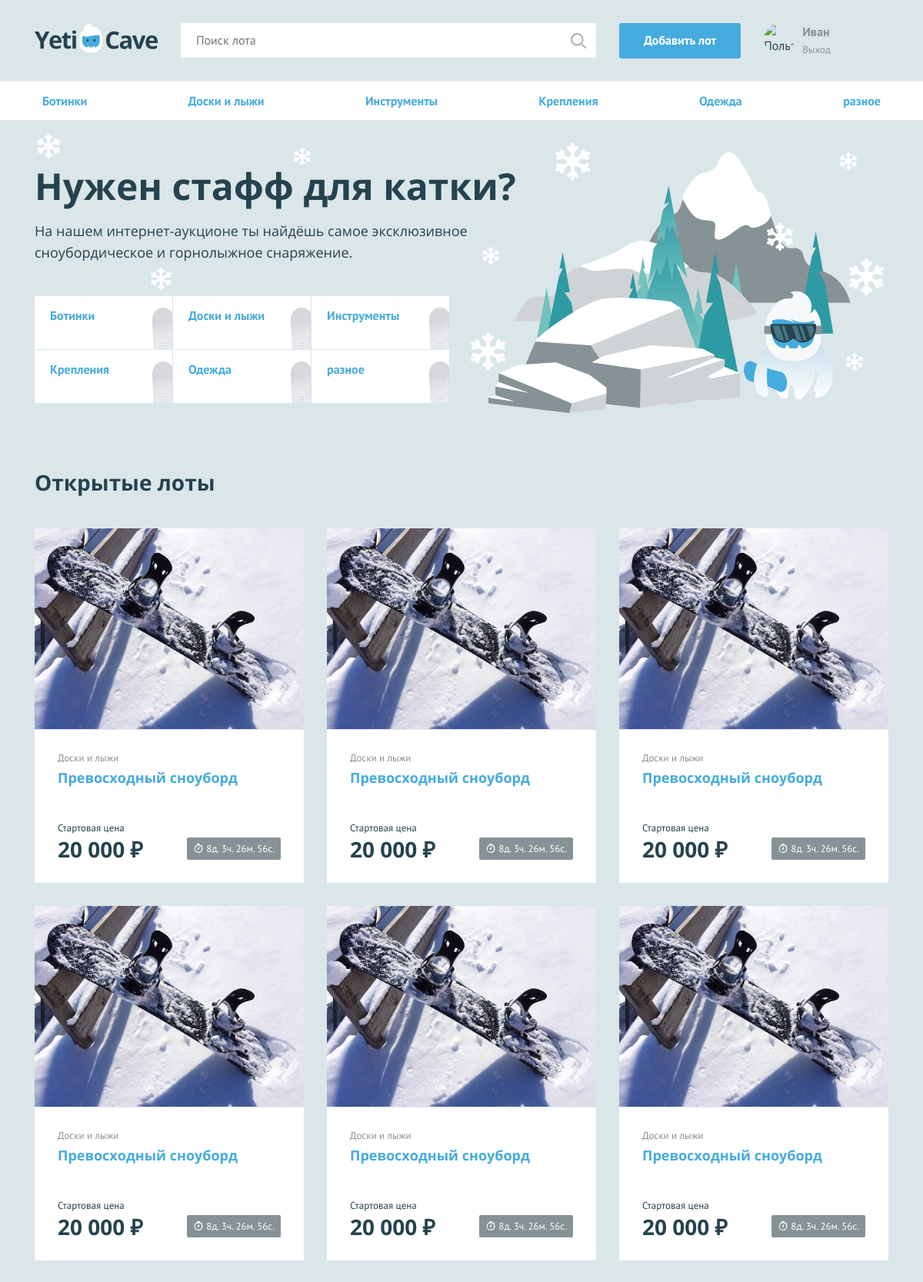
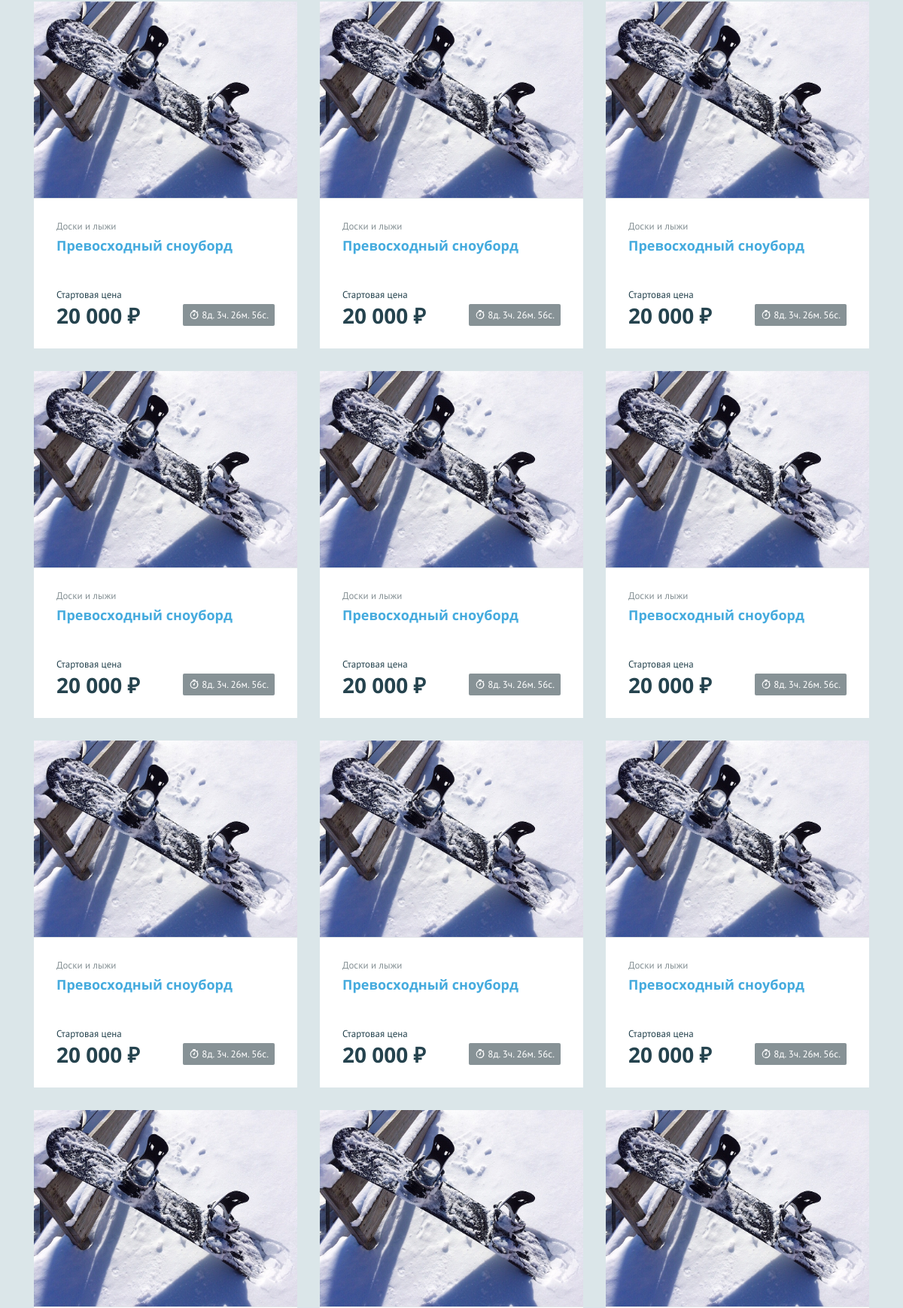
The page / (signed in, upper part) on the database its author committed (2 pictures, top to bottom).
### tables this page shows
CREATE TABLE categories (
  id   INT AUTO_INCREMENT PRIMARY KEY,
  name CHAR(64)
);

CREATE TABLE lots (
  id                 INT AUTO_INCREMENT PRIMARY KEY,
  creation_date_time DATETIME,
  name               CHAR(128),
  description        TEXT,
  image              CHAR(128),
  start_price        INT,
  end_date_time      DATETIME,
  bet_step           SMALLINT,
  category_id        INT,
  user_id            INT,
  winner_id          INT,
  price              INT,
  FOREIGN KEY (category_id) REFERENCES categories (id),
  FOREIGN KEY (user_id) REFERENCES users (id),
  FOREIGN KEY (winner_id) REFERENCES users (id)
);

### functions.php (called while the page is built, shortened)
<?php
function include_template($name, $data)
{
    $name = 'templates/' . $name;
    extract($data);
    require_once $name;
    $result = ob_get_clean();
    return $result;
}
function ruble_display($number)
{
    return number_format(ceil($number), 0, ".", " ") . ' ₽';
}
function timestamp_format($timestamp)
{
    $days = floor($timestamp / 86400);
    $remain_time = $timestamp - $days * 86400;
    $hours = floor($remain_time / 3600);
    $remain_time = $remain_time - $hours * 3600;
    $minutes = floor($remain_time / 60);
    $remain_time = $remain_time - $minutes * 60;
    $seconds = $remain_time;
    return $days . 'д. ' . $hours . 'ч. ' . $minutes . 'м. ' . $seconds . 'с.';
}

### data.php (called while the page is built, shortened)
<?php
$categories = [
    "Доски и лыжи", "Крепления", "Ботинки",
    "Одежда", "Инструменты", "Разное"];
$con = mysqli_connect("localhost", "root", "PasswordforMySQL", "Yeticave");
mysqli_set_charset($con, "utf8");
$categories_query = "SELECT id, name FROM categories GROUP BY name;";
$categories_result = mysqli_query($con, $categories_query);
$categories_query_array = mysqli_fetch_all($categories_result, MYSQLI_ASSOC);
$newlots_query = "SELECT lots.id AS lot_id, lots.name, lots.start_price, lots.image AS url, MAX(bets.price) AS price,
COUNT(bets.price) AS bets_num, creation_date_time, categories.name AS category, end_date_time, bets.id AS bet_id, lots.user_id
FROM lots
LEFT OUTER JOIN bets ON lots.id=bets.lot_id
JOIN categories ON lots.category_id=categories.id WHERE end_date_time>CURRENT_DATE GROUP BY lots.id
ORDER BY creation_date_time DESC;";
$newlots_result = mysqli_query($con, $newlots_query);
$newlots_query_array = mysqli_fetch_all($newlots_result, MYSQLI_ASSOC);

### templates/index.php (the view)
<main class="container">
    <section class="promo">
        <h2 class="promo__title">Нужен стафф для катки?</h2>
        <p class="promo__text">На нашем интернет-аукционе ты найдёшь самое эксклюзивное сноубордическое и горнолыжное
            снаряжение.</p>
        <ul class="promo__list">
            <?php foreach ($categories as $key => $val): ?>
                <li class="promo__item promo__item--boards">
                    <a class="promo__link" href="pages/all-lots.html"><?= $val['name']; ?></a>
                </li>
            <?php endforeach; ?>
        </ul>
    </section>
    <section class="lots">
        <div class="lots__header">
            <h2>Открытые лоты</h2>
        </div>
        <ul class="lots__list">
            <?php foreach ($adverts as $key => $val): ?>
                <li class="lots__item lot">
                    <div class="lot__image">
                        <img src="<?= htmlspecialchars($val['url']) ?>" width="350" height="260" alt="">
                    </div>
                    <div class="lot__info">
                        <span class="lot__category"><?= htmlspecialchars($val['category']) ?></span>
                        <h3 class="lot__title"><a class="text-link"
                                                  href="lot.php?lot_id=<?= $val['lot_id'] ?>"><?= htmlspecialchars($val['name']) ?></a>
                        </h3>
                        <div class="lot__state">
                            <div class="lot__rate">
                                <?php if (isset ($val['bet_id'])): ?>
                                    <span class="lot__amount"><?= $val['bets_num'] ?> ставок</span>
                                    <span class="lot__cost"><?= ruble_display(htmlspecialchars($val['price'])) ?> </span>
                                <?php else: ?>
                                    <span class="lot__amount">Стартовая цена</span>
                                    <span class="lot__cost"><?= ruble_display(htmlspecialchars($val['start_price'])) ?> </span>
                                <?php endif; ?>
                            </div>
                            <div class="lot__timer timer">
                                <?= timestamp_format(strtotime($val['end_date_time']) - time()) ?>
                            </div>
                        </div>
                    </div>
                </li>
            <?php endforeach; ?>
        </ul>
    </section>
</main>

### templates/layout.php (shortened to what this page needs)
<!DOCTYPE html>
<html lang="ru">
<head>
    <link href="css/normalize.min.css" rel="stylesheet">
    <link href="css/style.css" rel="stylesheet">
</head>
<body>
<div class="page-wrapper">
    <header class="main-header">
        <div class="main-header__container container">
            <a class="main-header__logo" href="index.php">
                <img src="img/logo.svg" width="160" height="39" alt="Логотип компании YetiCave">
            </a>
            <form class="main-header__search" method="get" action="search.php">
                <input type="search" name="search" placeholder="Поиск лота">
                <input class="main-header__search-btn" type="submit" name="">
            </form>
            <?php if (isset($_SESSION['user'])): ?>
                <a class="main-header__add-lot button" href="add.php">Добавить лот</a>
            <?php endif; ?>
            <nav class="user-menu">
                <?php if (isset($_SESSION['user'])): ?>
                    <div class="user-menu__image">
                        <img src="<?= $_SESSION['user']['avatar'] ?>" width="40" height="40" alt="Пользователь">
                    </div>
                    <div class="user-menu__logged">
                        <p><?= htmlspecialchars($_SESSION['user']['name']) ?></p>
                        <a href="logout.php">Выход</a>
                    </div>
                <?php endif; ?>
            </nav>
        </div>
    </header>
    <main>
        <nav class="nav">
            <ul class="nav__list container">
                <?php foreach ($categories as $key => $val): ?>
                    <li class="nav__item">
                        <a href="all-lots.html"><?= $val['name'] ?></a>
                    </li>
                <?php endforeach; ?>
            </ul>
        </nav>
        <?= $page_content; ?>
    </main>
</div>
</body>
</html>

### rows shown on the page
categories: name "Ботинки"
categories: name "Доски и лыжи"
categories: name "Инструменты"
categories: name "Крепления"
categories: name "Одежда"
categories: name "разное"
lots: image (picture), category.name "Доски и лыжи", name "Превосходный сноуборд", start_price "20 000 ₽"
lots: image (picture), category.name "Доски и лыжи", name "Превосходный сноуборд", start_price "20 000 ₽"
lots: image (picture), category.name "Доски и лыжи", name "Превосходный сноуборд", start_price "20 000 ₽"
lots: image (picture), category.name "Доски и лыжи", name "Превосходный сноуборд", start_price "20 000 ₽"
lots: image (picture), category.name "Доски и лыжи", name "Превосходный сноуборд", start_price "20 000 ₽"
lots: image (picture), category.name "Доски и лыжи", name "Превосходный сноуборд", start_price "20 000 ₽"
lots: image (picture), category.name "Доски и лыжи", name "Превосходный сноуборд", start_price "20 000 ₽"
lots: image (picture), category.name "Доски и лыжи", name "Превосходный сноуборд", start_price "20 000 ₽"
lots: image (picture), category.name "Доски и лыжи", name "Превосходный сноуборд", start_price "20 000 ₽"
lots: image (picture), category.name "Доски и лыжи", name "Превосходный сноуборд", start_price "20 000 ₽"
lots: image (picture), category.name "Доски и лыжи", name "Превосходный сноуборд", start_price "20 000 ₽"
lots: image (picture), category.name "Доски и лыжи", name "Превосходный сноуборд", start_price "20 000 ₽"
lots: image (picture), category.name "Доски и лыжи", name "Превосходный сноуборд", start_price "20 000 ₽"
lots: image (picture), category.name "Доски и лыжи", name "Превосходный сноуборд", start_price "20 000 ₽"
lots: image (picture), category.name "Доски и лыжи", name "Превосходный сноуборд", start_price "20 000 ₽"
lots: image (picture)
lots: image (picture)
lots: image (picture)

### other values the page prints
$_SESSION['user']['name'] "Иван"
